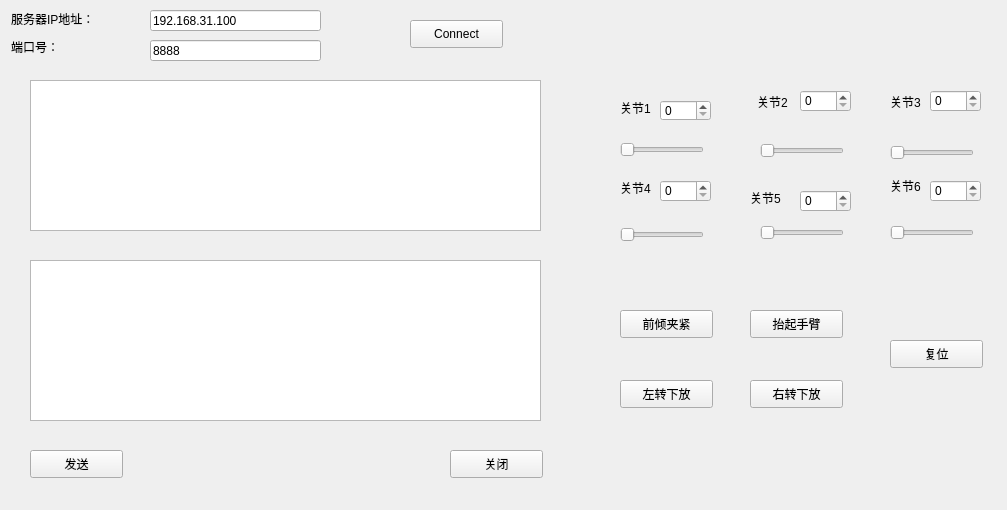
<?xml version="1.0" encoding="UTF-8"?>
<ui version="4.0">
 <class>ClientWidget</class>
 <widget class="QWidget" name="ClientWidget">
  <property name="geometry">
   <rect>
    <x>0</x>
    <y>0</y>
    <width>1007</width>
    <height>510</height>
   </rect>
  </property>
  <property name="windowTitle">
   <string>ClientWidget</string>
  </property>
  <widget class="QLabel" name="label_2">
   <property name="geometry">
    <rect>
     <x>11</x>
     <y>39</y>
     <width>60</width>
     <height>16</height>
    </rect>
   </property>
   <property name="text">
    <string>端口号：</string>
   </property>
  </widget>
  <widget class="QLineEdit" name="lineEditPort">
   <property name="geometry">
    <rect>
     <x>150</x>
     <y>40</y>
     <width>171</width>
     <height>21</height>
    </rect>
   </property>
   <property name="text">
    <string>8888</string>
   </property>
  </widget>
  <widget class="QLabel" name="label">
   <property name="geometry">
    <rect>
     <x>11</x>
     <y>11</y>
     <width>106</width>
     <height>16</height>
    </rect>
   </property>
   <property name="text">
    <string>服务器IP地址：</string>
   </property>
  </widget>
  <widget class="QLineEdit" name="lineEditIP">
   <property name="geometry">
    <rect>
     <x>150</x>
     <y>10</y>
     <width>171</width>
     <height>21</height>
    </rect>
   </property>
   <property name="text">
    <string>192.168.31.100</string>
   </property>
  </widget>
  <widget class="QPushButton" name="buttonconnect">
   <property name="geometry">
    <rect>
     <x>410</x>
     <y>20</y>
     <width>93</width>
     <height>28</height>
    </rect>
   </property>
   <property name="text">
    <string>Connect</string>
   </property>
  </widget>
  <widget class="QPushButton" name="buttonclose">
   <property name="geometry">
    <rect>
     <x>450</x>
     <y>450</y>
     <width>93</width>
     <height>28</height>
    </rect>
   </property>
   <property name="text">
    <string>关闭</string>
   </property>
  </widget>
  <widget class="QPushButton" name="buttonsend">
   <property name="geometry">
    <rect>
     <x>30</x>
     <y>450</y>
     <width>93</width>
     <height>28</height>
    </rect>
   </property>
   <property name="text">
    <string>发送</string>
   </property>
  </widget>
  <widget class="QSlider" name="joint_3">
   <property name="geometry">
    <rect>
     <x>890</x>
     <y>142</y>
     <width>84</width>
     <height>22</height>
    </rect>
   </property>
   <property name="orientation">
    <enum>Qt::Horizontal</enum>
   </property>
  </widget>
  <widget class="QSlider" name="joint_2">
   <property name="geometry">
    <rect>
     <x>760</x>
     <y>140</y>
     <width>84</width>
     <height>22</height>
    </rect>
   </property>
   <property name="orientation">
    <enum>Qt::Horizontal</enum>
   </property>
  </widget>
  <widget class="QSlider" name="joint_5">
   <property name="geometry">
    <rect>
     <x>760</x>
     <y>222</y>
     <width>84</width>
     <height>22</height>
    </rect>
   </property>
   <property name="orientation">
    <enum>Qt::Horizontal</enum>
   </property>
  </widget>
  <widget class="QSlider" name="joint_4">
   <property name="geometry">
    <rect>
     <x>620</x>
     <y>224</y>
     <width>84</width>
     <height>22</height>
    </rect>
   </property>
   <property name="orientation">
    <enum>Qt::Horizontal</enum>
   </property>
  </widget>
  <widget class="QSlider" name="joint_6">
   <property name="geometry">
    <rect>
     <x>890</x>
     <y>222</y>
     <width>84</width>
     <height>22</height>
    </rect>
   </property>
   <property name="orientation">
    <enum>Qt::Horizontal</enum>
   </property>
  </widget>
  <widget class="QSlider" name="joint_1">
   <property name="geometry">
    <rect>
     <x>620</x>
     <y>140</y>
     <width>84</width>
     <height>20</height>
    </rect>
   </property>
   <property name="orientation">
    <enum>Qt::Horizontal</enum>
   </property>
  </widget>
  <widget class="QLabel" name="label_6">
   <property name="geometry">
    <rect>
     <x>620</x>
     <y>100</y>
     <width>38</width>
     <height>16</height>
    </rect>
   </property>
   <property name="text">
    <string>关节1</string>
   </property>
  </widget>
  <widget class="QLabel" name="label_7">
   <property name="geometry">
    <rect>
     <x>757</x>
     <y>94</y>
     <width>38</width>
     <height>16</height>
    </rect>
   </property>
   <property name="text">
    <string>关节2</string>
   </property>
  </widget>
  <widget class="QLabel" name="label_8">
   <property name="geometry">
    <rect>
     <x>890</x>
     <y>94</y>
     <width>38</width>
     <height>16</height>
    </rect>
   </property>
   <property name="text">
    <string>关节3</string>
   </property>
  </widget>
  <widget class="QTextEdit" name="textEditWrite">
   <property name="enabled">
    <bool>true</bool>
   </property>
   <property name="geometry">
    <rect>
     <x>30</x>
     <y>260</y>
     <width>511</width>
     <height>161</height>
    </rect>
   </property>
  </widget>
  <widget class="QTextEdit" name="textEditRead">
   <property name="geometry">
    <rect>
     <x>30</x>
     <y>80</y>
     <width>511</width>
     <height>151</height>
    </rect>
   </property>
   <property name="readOnly">
    <bool>true</bool>
   </property>
  </widget>
  <widget class="QLabel" name="label_3">
   <property name="geometry">
    <rect>
     <x>620</x>
     <y>180</y>
     <width>38</width>
     <height>16</height>
    </rect>
   </property>
   <property name="text">
    <string>关节4</string>
   </property>
  </widget>
  <widget class="QLabel" name="label_4">
   <property name="geometry">
    <rect>
     <x>750</x>
     <y>190</y>
     <width>38</width>
     <height>16</height>
    </rect>
   </property>
   <property name="text">
    <string>关节5</string>
   </property>
  </widget>
  <widget class="QLabel" name="label_5">
   <property name="geometry">
    <rect>
     <x>890</x>
     <y>178</y>
     <width>38</width>
     <height>16</height>
    </rect>
   </property>
   <property name="text">
    <string>关节6</string>
   </property>
  </widget>
  <widget class="QSpinBox" name="spinBox">
   <property name="geometry">
    <rect>
     <x>660</x>
     <y>100</y>
     <width>51</width>
     <height>21</height>
    </rect>
   </property>
  </widget>
  <widget class="QSpinBox" name="spinBox_2">
   <property name="geometry">
    <rect>
     <x>800</x>
     <y>90</y>
     <width>51</width>
     <height>22</height>
    </rect>
   </property>
  </widget>
  <widget class="QSpinBox" name="spinBox_3">
   <property name="geometry">
    <rect>
     <x>930</x>
     <y>90</y>
     <width>51</width>
     <height>22</height>
    </rect>
   </property>
  </widget>
  <widget class="QSpinBox" name="spinBox_4">
   <property name="geometry">
    <rect>
     <x>660</x>
     <y>180</y>
     <width>51</width>
     <height>22</height>
    </rect>
   </property>
  </widget>
  <widget class="QSpinBox" name="spinBox_5">
   <property name="geometry">
    <rect>
     <x>800</x>
     <y>190</y>
     <width>51</width>
     <height>22</height>
    </rect>
   </property>
  </widget>
  <widget class="QSpinBox" name="spinBox_6">
   <property name="geometry">
    <rect>
     <x>930</x>
     <y>180</y>
     <width>51</width>
     <height>22</height>
    </rect>
   </property>
  </widget>
  <widget class="QPushButton" name="reachOut">
   <property name="geometry">
    <rect>
     <x>620</x>
     <y>310</y>
     <width>93</width>
     <height>28</height>
    </rect>
   </property>
   <property name="text">
    <string>前倾夹紧</string>
   </property>
  </widget>
  <widget class="QPushButton" name="getUP">
   <property name="geometry">
    <rect>
     <x>750</x>
     <y>310</y>
     <width>93</width>
     <height>28</height>
    </rect>
   </property>
   <property name="text">
    <string>抬起手臂</string>
   </property>
  </widget>
  <widget class="QPushButton" name="reset">
   <property name="geometry">
    <rect>
     <x>890</x>
     <y>340</y>
     <width>93</width>
     <height>28</height>
    </rect>
   </property>
   <property name="text">
    <string>复位</string>
   </property>
  </widget>
  <widget class="QPushButton" name="turnLeft">
   <property name="geometry">
    <rect>
     <x>620</x>
     <y>380</y>
     <width>93</width>
     <height>28</height>
    </rect>
   </property>
   <property name="text">
    <string>左转下放</string>
   </property>
  </widget>
  <widget class="QPushButton" name="turnRight">
   <property name="geometry">
    <rect>
     <x>750</x>
     <y>380</y>
     <width>93</width>
     <height>28</height>
    </rect>
   </property>
   <property name="text">
    <string>右转下放</string>
   </property>
  </widget>
 </widget>
 <resources/>
 <connections/>
</ui>
